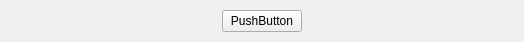
<?xml version="1.0" encoding="UTF-8"?>
<ui version="4.0">
 <class>ButtonGroup</class>
 <widget class="QWidget" name="ButtonGroup">
  <property name="geometry">
   <rect>
    <x>0</x>
    <y>0</y>
    <width>524</width>
    <height>42</height>
   </rect>
  </property>
  <property name="windowTitle">
   <string>Form</string>
  </property>
  <layout class="QHBoxLayout" name="horizontalLayout">
   <property name="spacing">
    <number>0</number>
   </property>
   <property name="leftMargin">
    <number>0</number>
   </property>
   <property name="topMargin">
    <number>0</number>
   </property>
   <property name="rightMargin">
    <number>0</number>
   </property>
   <property name="bottomMargin">
    <number>0</number>
   </property>
   <item>
    <widget class="QStackedWidget" name="stackedWidget">
     <property name="currentIndex">
      <number>1</number>
     </property>
     <widget class="QWidget" name="start_page">
      <layout class="QHBoxLayout" name="horizontalLayout_2">
       <item>
        <spacer name="horizontalSpacer">
         <property name="orientation">
          <enum>Qt::Horizontal</enum>
         </property>
         <property name="sizeHint" stdset="0">
          <size>
           <width>204</width>
           <height>20</height>
          </size>
         </property>
        </spacer>
       </item>
       <item>
        <widget class="startButton" name="startBut">
         <property name="text">
          <string>PushButton</string>
         </property>
        </widget>
       </item>
       <item>
        <spacer name="horizontalSpacer_2">
         <property name="orientation">
          <enum>Qt::Horizontal</enum>
         </property>
         <property name="sizeHint" stdset="0">
          <size>
           <width>204</width>
           <height>20</height>
          </size>
         </property>
        </spacer>
       </item>
      </layout>
     </widget>
     <widget class="QWidget" name="sendHandCard_page">
      <property name="enabled">
       <bool>true</bool>
      </property>
      <layout class="QHBoxLayout" name="horizontalLayout_3">
       <item>
        <spacer name="horizontalSpacer_3">
         <property name="orientation">
          <enum>Qt::Horizontal</enum>
         </property>
         <property name="sizeHint" stdset="0">
          <size>
           <width>204</width>
           <height>20</height>
          </size>
         </property>
        </spacer>
       </item>
       <item>
        <widget class="startButton" name="sendHandCardBut">
         <property name="text">
          <string>PushButton</string>
         </property>
        </widget>
       </item>
       <item>
        <spacer name="horizontalSpacer_4">
         <property name="orientation">
          <enum>Qt::Horizontal</enum>
         </property>
         <property name="sizeHint" stdset="0">
          <size>
           <width>204</width>
           <height>20</height>
          </size>
         </property>
        </spacer>
       </item>
      </layout>
     </widget>
     <widget class="QWidget" name="sendOrJmp_page">
      <layout class="QHBoxLayout" name="horizontalLayout_4">
       <item>
        <spacer name="horizontalSpacer_5">
         <property name="orientation">
          <enum>Qt::Horizontal</enum>
         </property>
         <property name="sizeHint" stdset="0">
          <size>
           <width>138</width>
           <height>20</height>
          </size>
         </property>
        </spacer>
       </item>
       <item>
        <widget class="startButton" name="sendHandCard">
         <property name="text">
          <string>PushButton</string>
         </property>
        </widget>
       </item>
       <item>
        <spacer name="horizontalSpacer_7">
         <property name="orientation">
          <enum>Qt::Horizontal</enum>
         </property>
         <property name="sizeType">
          <enum>QSizePolicy::Fixed</enum>
         </property>
         <property name="sizeHint" stdset="0">
          <size>
           <width>40</width>
           <height>15</height>
          </size>
         </property>
        </spacer>
       </item>
       <item>
        <widget class="QPushButton" name="JmpCard">
         <property name="text">
          <string>PushButton</string>
         </property>
        </widget>
       </item>
       <item>
        <spacer name="horizontalSpacer_6">
         <property name="orientation">
          <enum>Qt::Horizontal</enum>
         </property>
         <property name="sizeHint" stdset="0">
          <size>
           <width>138</width>
           <height>20</height>
          </size>
         </property>
        </spacer>
       </item>
      </layout>
     </widget>
     <widget class="QWidget" name="callLord_page">
      <layout class="QHBoxLayout" name="horizontalLayout_5">
       <item>
        <spacer name="horizontalSpacer_8">
         <property name="orientation">
          <enum>Qt::Horizontal</enum>
         </property>
         <property name="sizeHint" stdset="0">
          <size>
           <width>6</width>
           <height>20</height>
          </size>
         </property>
        </spacer>
       </item>
       <item>
        <widget class="QPushButton" name="giveUp">
         <property name="text">
          <string>PushButton</string>
         </property>
        </widget>
       </item>
       <item>
        <spacer name="horizontalSpacer_10">
         <property name="orientation">
          <enum>Qt::Horizontal</enum>
         </property>
         <property name="sizeType">
          <enum>QSizePolicy::Fixed</enum>
         </property>
         <property name="sizeHint" stdset="0">
          <size>
           <width>40</width>
           <height>10</height>
          </size>
         </property>
        </spacer>
       </item>
       <item>
        <widget class="startButton" name="scoreOne">
         <property name="text">
          <string>PushButton</string>
         </property>
        </widget>
       </item>
       <item>
        <spacer name="horizontalSpacer_11">
         <property name="orientation">
          <enum>Qt::Horizontal</enum>
         </property>
         <property name="sizeType">
          <enum>QSizePolicy::Fixed</enum>
         </property>
         <property name="sizeHint" stdset="0">
          <size>
           <width>40</width>
           <height>10</height>
          </size>
         </property>
        </spacer>
       </item>
       <item>
        <widget class="startButton" name="scoreTwo">
         <property name="text">
          <string>PushButton</string>
         </property>
        </widget>
       </item>
       <item>
        <spacer name="horizontalSpacer_12">
         <property name="orientation">
          <enum>Qt::Horizontal</enum>
         </property>
         <property name="sizeType">
          <enum>QSizePolicy::Fixed</enum>
         </property>
         <property name="sizeHint" stdset="0">
          <size>
           <width>40</width>
           <height>10</height>
          </size>
         </property>
        </spacer>
       </item>
       <item>
        <widget class="startButton" name="scoreThree">
         <property name="text">
          <string>PushButton</string>
         </property>
        </widget>
       </item>
       <item>
        <spacer name="horizontalSpacer_9">
         <property name="orientation">
          <enum>Qt::Horizontal</enum>
         </property>
         <property name="sizeHint" stdset="0">
          <size>
           <width>6</width>
           <height>20</height>
          </size>
         </property>
        </spacer>
       </item>
      </layout>
     </widget>
     <widget class="QWidget" name="null_page"/>
    </widget>
   </item>
  </layout>
 </widget>
 <customwidgets>
  <customwidget>
   <class>startButton</class>
   <extends>QPushButton</extends>
   <header>startbutton.h</header>
  </customwidget>
 </customwidgets>
 <resources/>
 <connections/>
</ui>
